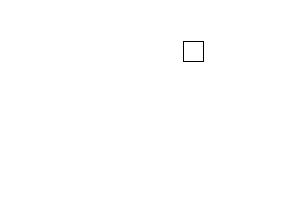
Frame 1 (no input)
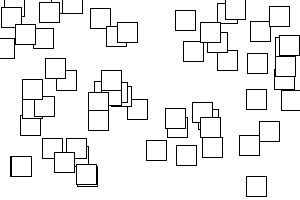
Frame 60 (the mouse pressed at the canvas centre just before this capture)
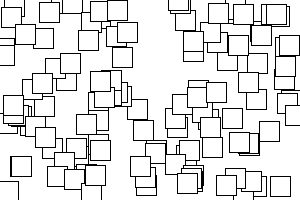
Frame 120 (the mouse held since frame 60 and released just before this capture)

The Processing sketch that drew these frames (run headless with seeded random() and noise(); from frame 60 on, the mouse is pressed at the canvas centre):

// Processing sketch: processing_58409
// ── processing_58409.pde

void setup(){
    size(300,200);
    background(255);
    smooth();
    
    rectMode(CENTER);
}

void draw(){
        rect(random(width),random(height),20,20);
}
